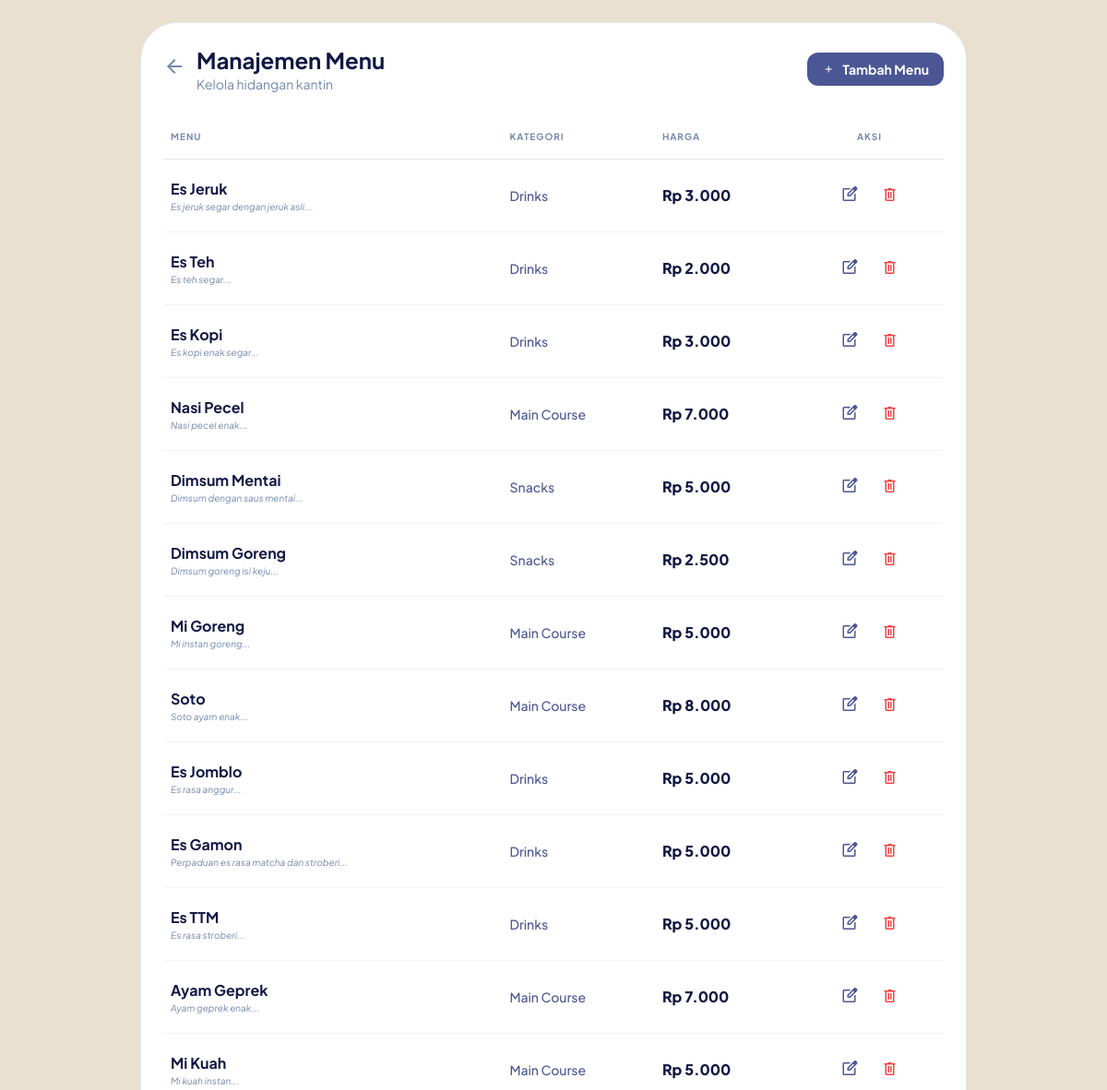
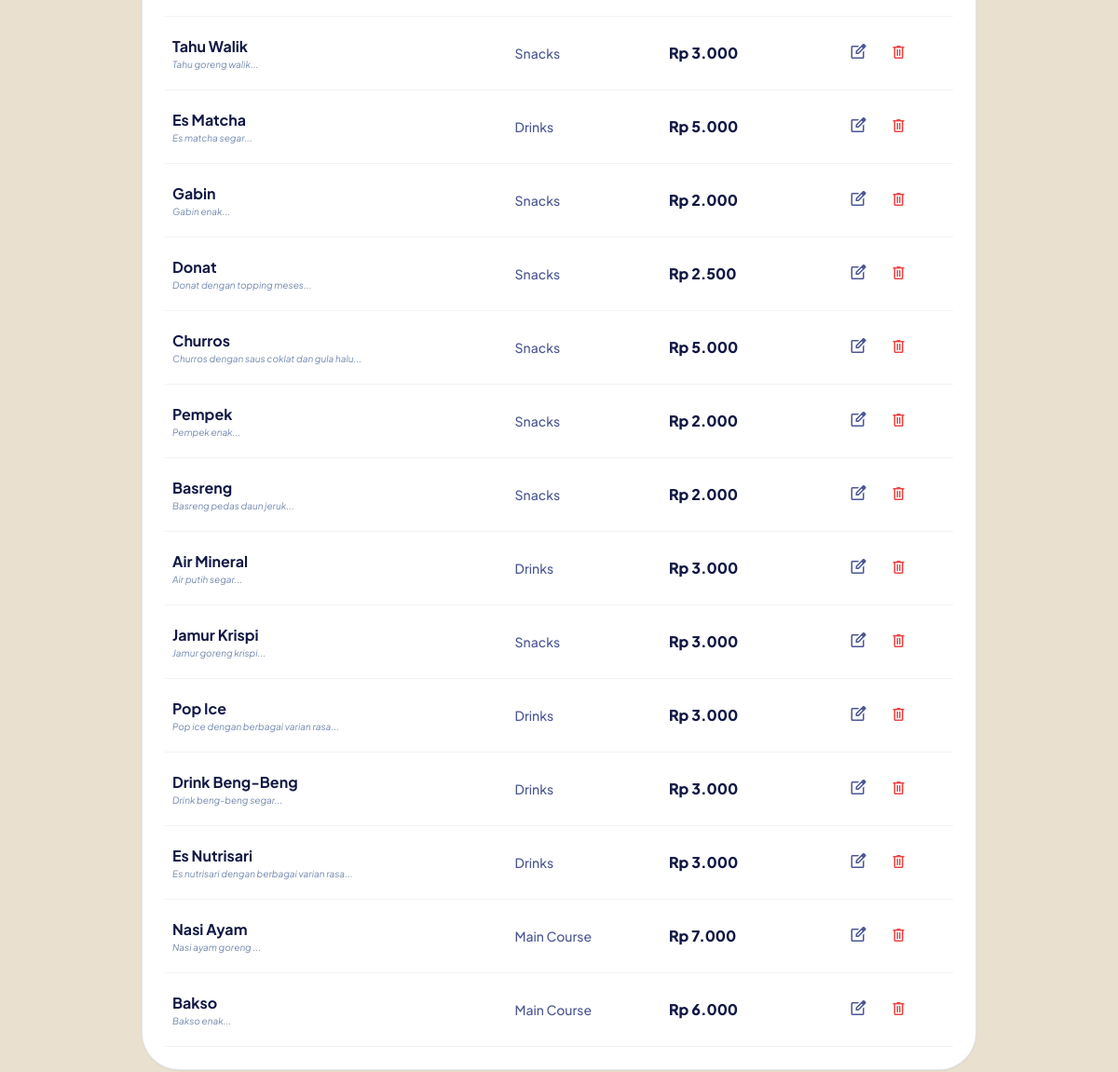
The page /admin_menu.php (signed in) on the database its author committed (2 pictures, top to bottom).
### tables this page shows
CREATE TABLE `products` (
  `id` int(11) NOT NULL,
  `category_id` int(11) DEFAULT NULL,
  `nama_produk` varchar(100) NOT NULL,
  `deskripsi` text DEFAULT NULL,
  `harga` decimal(12,2) NOT NULL,
  `gambar` varchar(255) DEFAULT NULL,
  `status_produk` enum('tersedia','dihapus') DEFAULT 'tersedia'
);

CREATE TABLE `categories` (
  `id` int(11) NOT NULL,
  `nama_kategori` varchar(50) NOT NULL
);

### admin_menu.php (the view, shortened to what this page needs)
<?php
include "koneksi.php";
$query_produk = mysqli_query($koneksi, "SELECT p.*, c.nama_kategori FROM products p LEFT JOIN categories c ON p.category_id = c.id WHERE p.status_produk = 'tersedia'");
?>
<!DOCTYPE html>
<html lang="en">
<head>
    <script src="https://cdn.tailwindcss.com"></script>
</head>
<body class="bg-[#EAE0CF] p-4 sm:p-6">
    <div class="max-w-4xl mx-auto bg-white rounded-[2.5rem] shadow-sm p-6 border border-[#7288AE]/20">
        <div class="flex flex-col sm:flex-row justify-between items-start sm:items-center gap-4 mb-6">
            <div class="flex items-center gap-3">
                <a href="admin_index.php"
                   class="text-[#7288AE] hover:text-[#111844] transition-colors">
                    <span class="material-symbols-outlined">
                    </span>
                </a>
                <div>
                    <h1 class="text-2xl font-bold text-[#111844]">
                        Manajemen Menu
                    </h1>
                    <p class="text-sm text-[#7288AE]">
                        Kelola hidangan kantin
                    </p>
                </div>
            </div>
            <a href="admin_add.php"
               class="bg-[#4B5694] text-white px-4 py-2 rounded-xl flex items-center gap-2 hover:bg-[#111844] transition-all text-sm font-bold">
                <span class="material-symbols-outlined text-sm">
                </span>
                Tambah Menu
            </a>
        </div>
        <div class="overflow-x-auto">
            <table class="w-full text-left border-collapse min-w-[700px]">
                <thead>
                    <tr class="border-b border-[#7288AE]/20 text-[#7288AE] uppercase text-[10px] tracking-widest">
                        <th class="py-4 px-2">
                            Menu
                        </th>
                        <th class="py-4 px-2">
                            Kategori
                        </th>
                        <th class="py-4 px-2">
                            Harga
                        </th>
                        <th class="py-4 px-2 text-center">
                            Aksi
                        </th>
                    </tr>
                </thead>
                <tbody>
                    <?php while($row = mysqli_fetch_assoc($query_produk)): ?>
                    <tr class="border-b border-[#7288AE]/10 hover:bg-[#EAE0CF]/20 transition-colors">
                        <td class="py-4 px-2">
                            <p class="font-bold text-[#111844]">
                                <?= $row['nama_produk']; ?>
                            </p>
                            <p class="text-[10px] text-[#7288AE] italic">
                                <?= substr($row['deskripsi'], 0, 40); ?>...
                            </p>
                        </td>
                        <td class="py-4 px-2 text-[#4B5694] text-sm font-medium">
                            <?= $row['nama_kategori']; ?>
                        </td>
                        <td class="py-4 px-2 text-[#111844] font-black">
                            Rp <?= number_format($row['harga'], 0, ',', '.'); ?>
                        </td>
                        <td class="py-4 px-2">
                            <div class="flex justify-center gap-2">
                                <a href="admin_edit.php?id=<?= $row['id']; ?>"
                                   class="text-[#4B5694] hover:bg-[#EAE0CF]/50 p-2 rounded-xl transition-all">
                                    <span class="material-symbols-outlined text-xl">
                                    </span>
                                </a>
                                <a href="admin_delete.php?id=<?= $row['id']; ?>"
                                   onclick="return confirm('Hapus menu <?= $row['nama_produk']; ?>?')"
                                   class="text-red-500 hover:bg-red-50 p-2 rounded-xl transition-all">
                                    <span class="material-symbols-outlined text-xl">
                                    </span>
                                </a>
                            </div>
                        </td>
                    </tr>
                    <?php endwhile; ?>
                </tbody>
            </table>
        </div>
    </div>
</body>
</html>

### admin_menu.php (style rules this page uses)
body { font-family: 'Plus Jakarta Sans', sans-serif; }

### rows shown on the page
products: nama_produk "Es Jeruk", deskripsi "Es jeruk segar dengan jeruk asli", category.nama_kategori "Drinks", harga "3.000"
products: nama_produk "Es Teh", deskripsi "Es teh segar", category.nama_kategori "Drinks", harga "2.000"
products: nama_produk "Es Kopi", deskripsi "Es kopi enak segar", category.nama_kategori "Drinks", harga "3.000"
products: nama_produk "Nasi Pecel", deskripsi "Nasi pecel enak", category.nama_kategori "Main Course", harga "7.000"
products: nama_produk "Dimsum Mentai", deskripsi "Dimsum dengan saus mentai", category.nama_kategori "Snacks", harga "5.000"
products: nama_produk "Dimsum Goreng", deskripsi "Dimsum goreng isi keju", category.nama_kategori "Snacks", harga "2.500"
products: nama_produk "Mi Goreng", deskripsi "Mi instan goreng", category.nama_kategori "Main Course", harga "5.000"
products: nama_produk "Soto", deskripsi "Soto ayam enak", category.nama_kategori "Main Course", harga "8.000"
products: nama_produk "Es Jomblo", deskripsi "Es rasa anggur", category.nama_kategori "Drinks", harga "5.000"
products: nama_produk "Es Gamon", deskripsi "Perpaduan es rasa matcha dan stroberi", category.nama_kategori "Drinks", harga "5.000"
products: nama_produk "Es TTM", deskripsi "Es rasa stroberi", category.nama_kategori "Drinks", harga "5.000"
products: nama_produk "Ayam Geprek", deskripsi "Ayam geprek enak", category.nama_kategori "Main Course", harga "7.000"
products: nama_produk "Mi Kuah", deskripsi "Mi kuah instan", category.nama_kategori "Main Course", harga "5.000"
products: nama_produk "Tahu Walik", deskripsi "Tahu goreng walik", category.nama_kategori "Snacks", harga "3.000"
products: nama_produk "Es Matcha", deskripsi "Es matcha segar", category.nama_kategori "Drinks", harga "5.000"
products: nama_produk "Gabin", deskripsi "Gabin enak", category.nama_kategori "Snacks", harga "2.000"
products: nama_produk "Donat", deskripsi "Donat dengan topping meses", category.nama_kategori "Snacks", harga "2.500"
products: nama_produk "Churros", deskripsi "Churros dengan saus coklat dan gula halu", category.nama_kategori "Snacks", harga "5.000"
products: nama_produk "Pempek", deskripsi "Pempek enak", category.nama_kategori "Snacks", harga "2.000"
products: nama_produk "Basreng", deskripsi "Basreng pedas daun jeruk", category.nama_kategori "Snacks", harga "2.000"
products: nama_produk "Air Mineral", deskripsi "Air putih segar", category.nama_kategori "Drinks", harga "3.000"
products: nama_produk "Jamur Krispi", deskripsi "Jamur goreng krispi", category.nama_kategori "Snacks", harga "3.000"
products: nama_produk "Pop Ice", deskripsi "Pop ice dengan berbagai varian rasa", category.nama_kategori "Drinks", harga "3.000"
products: nama_produk "Drink Beng-Beng", deskripsi "Drink beng-beng segar", category.nama_kategori "Drinks", harga "3.000"
products: nama_produk "Es Nutrisari", deskripsi "Es nutrisari dengan berbagai varian rasa", category.nama_kategori "Drinks", harga "3.000"
products: nama_produk "Nasi Ayam", deskripsi "Nasi ayam goreng", category.nama_kategori "Main Course", harga "7.000"
products: nama_produk "Bakso", deskripsi "Bakso enak", category.nama_kategori "Main Course", harga "6.000"
